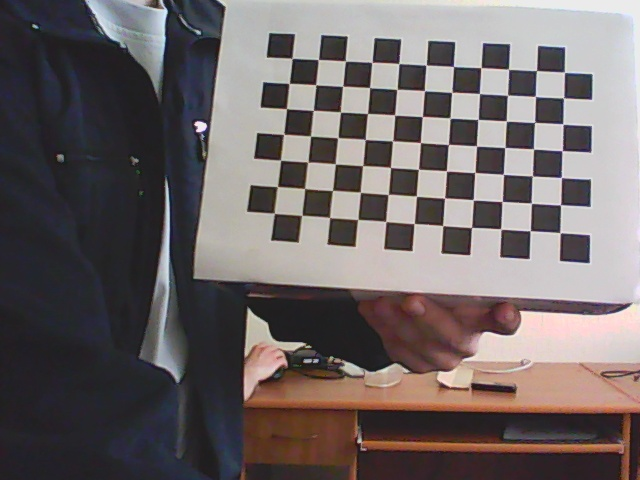
//> input picture ocv/photos/left1.jpg, 640 x 480 px
$ ./rect   (built with g++ and OpenCV 4)
//> lines starting //> are read from the running program, lines starting //| are printed output that depends on the picture
/* This is sample from the OpenCV book. The copyright notice is below */

/* *************** License:**************************
   Oct. 3, 2008
   Right to use this code in any way you want without warranty, support or any guarantee of it working.

   BOOK: It would be nice if you cited it:
   Learning OpenCV: Computer Vision with the OpenCV Library
     by Gary Bradski and Adrian Kaehler
     Published by O'Reilly Media, October 3, 2008

   AVAILABLE AT:
     http://www.amazon.com/Learning-OpenCV-Computer-Vision-Library/dp/0596516134
     Or: http://oreilly.com/catalog/9780596516130/
     ISBN-10: 0596516134 or: ISBN-13: 978-0596516130

   OTHER OPENCV SITES:
   * The source code is on sourceforge at:
     http://sourceforge.net/projects/opencvlibrary/
   * The OpenCV wiki page (As of Oct 1, 2008 this is down for changing over servers, but should come back):
     http://opencvlibrary.sourceforge.net/
   * An active user group is at:
     http://tech.groups.yahoo.com/group/OpenCV/
   * The minutes of weekly OpenCV development meetings are at:
     http://code.opencv.org/projects/opencv/wiki/Meeting_notes
   ************************************************** */

#include "opencv2/calib3d/calib3d.hpp"
#include "opencv2/highgui/highgui.hpp"
#include "opencv2/imgproc/imgproc.hpp"

#include <vector>
#include <string>
#include <algorithm>
#include <iostream>
#include <iterator>
#include <stdio.h>
#include <stdlib.h>
#include <ctype.h>

/*
using namespace cv;
using namespace std;

static int print_help()
{
    cout <<
            " Given a list of chessboard images, the number of corners (nx, ny)\n"
            " on the chessboards, and a flag: useCalibrated for \n"
            "   calibrated (0) or\n"
            "   uncalibrated \n"
            "     (1: use cvStereoCalibrate(), 2: compute fundamental\n"
            "         matrix separately) stereo. \n"
            " Calibrate the cameras and display the\n"
            " rectified results along with the computed disparity images.   \n" << endl;
    return 0;
}


static void
StereoCalib(const vector<string>& imagelist, Size boardSize, bool useCalibrated=true, bool showRectified=true)
{
    if( imagelist.size() % 2 != 0 )
    {
        cout << "Error: the image list contains odd (non-even) number of elements\n";
        return;
    }

    bool displayCorners = false;
    const int maxScale = 2;
    const float squareSize = 1.f;  // Set this to your actual square size
    // ARRAY AND VECTOR STORAGE:

    vector<vector<Point2f> > imagePoints[2];
    vector<vector<Point3f> > objectPoints;
    Size imageSize;

    int i, j, k, nimages = (int)imagelist.size()/2;

    imagePoints[0].resize(nimages);
    imagePoints[1].resize(nimages);
    vector<string> goodImageList;

    for( i = j = 0; i < nimages; i++ )
    {
        for( k = 0; k < 2; k++ )
        {
            const string& filename = imagelist[i*2+k];
            Mat img = imread(filename, 0);
            if(img.empty())
                break;
            if( imageSize == Size() )
                imageSize = img.size();
            else if( img.size() != imageSize )
            {
                cout << "The image " << filename << " has the size different from the first image size. Skipping the pair\n";
                break;
            }
            bool found = false;
            vector<Point2f>& corners = imagePoints[k][j];
            for( int scale = 1; scale <= maxScale; scale++ )
            {
                Mat timg;
                if( scale == 1 )
                    timg = img;
                else
                    resize(img, timg, Size(), scale, scale);
                found = findChessboardCorners(timg, boardSize, corners,
                    CV_CALIB_CB_ADAPTIVE_THRESH | CV_CALIB_CB_NORMALIZE_IMAGE);
                if( found )
                {
                    if( scale > 1 )
                    {
                        Mat cornersMat(corners);
                        cornersMat *= 1./scale;
                    }
                    break;
                }
            }
            if( displayCorners )
            {
                cout << filename << endl;
                Mat cimg, cimg1;
                cvtColor(img, cimg, CV_GRAY2BGR);
                drawChessboardCorners(cimg, boardSize, corners, found);
                double sf = 640./MAX(img.rows, img.cols);
                resize(cimg, cimg1, Size(), sf, sf);
                imshow("corners", cimg1);
                char c = (char)waitKey(500);
                if( c == 27 || c == 'q' || c == 'Q' ) //Allow ESC to quit
                    exit(-1);
            }
            else
                putchar('.');
            if( !found )
                break;
            cornerSubPix(img, corners, Size(11,11), Size(-1,-1),
                         TermCriteria(CV_TERMCRIT_ITER+CV_TERMCRIT_EPS,
                                      30, 0.01));
        }
        if( k == 2 )
        {
            goodImageList.push_back(imagelist[i*2]);
            goodImageList.push_back(imagelist[i*2+1]);
            j++;
        }
    }
    cout << j << " pairs have been successfully detected.\n";
    nimages = j;
    if( nimages < 2 )
    {
        cout << "Error: too little pairs to run the calibration\n";
        return;
    }

    imagePoints[0].resize(nimages);
    imagePoints[1].resize(nimages);
    objectPoints.resize(nimages);

    for( i = 0; i < nimages; i++ )
    {
        for( j = 0; j < boardSize.height; j++ )
            for( k = 0; k < boardSize.width; k++ )
                objectPoints[i].push_back(Point3f(j*squareSize, k*squareSize, 0));
    }

    cout << "Running stereo calibration ...\n";

    Mat cameraMatrix[2], distCoeffs[2];
    cameraMatrix[0] = Mat::eye(3, 3, CV_64F);
    cameraMatrix[1] = Mat::eye(3, 3, CV_64F);
    Mat R, T, E, F;

    double rms = stereoCalibrate(objectPoints, imagePoints[0], imagePoints[1],
                    cameraMatrix[0], distCoeffs[0],
                    cameraMatrix[1], distCoeffs[1],
                    imageSize, R, T, E, F,
                    TermCriteria(CV_TERMCRIT_ITER+CV_TERMCRIT_EPS, 100, 1e-5),
                    CV_CALIB_FIX_ASPECT_RATIO +
                    CV_CALIB_ZERO_TANGENT_DIST +
                    CV_CALIB_SAME_FOCAL_LENGTH +
                    CV_CALIB_RATIONAL_MODEL +
                    CV_CALIB_FIX_K3 + CV_CALIB_FIX_K4 + CV_CALIB_FIX_K5);
    cout << "done with RMS error=" << rms << endl;

// CALIBRATION QUALITY CHECK
// because the output fundamental matrix implicitly
// includes all the output information,
// we can check the quality of calibration using the
// epipolar geometry constraint: m2^t*F*m1=0
    double err = 0;
    int npoints = 0;
    vector<Vec3f> lines[2];
    for( i = 0; i < nimages; i++ )
    {
        int npt = (int)imagePoints[0][i].size();
        Mat imgpt[2];
        for( k = 0; k < 2; k++ )
        {
            imgpt[k] = Mat(imagePoints[k][i]);
            undistortPoints(imgpt[k], imgpt[k], cameraMatrix[k], distCoeffs[k], Mat(), cameraMatrix[k]);
            computeCorrespondEpilines(imgpt[k], k+1, F, lines[k]);
        }
        for( j = 0; j < npt; j++ )
        {
            double errij = fabs(imagePoints[0][i][j].x*lines[1][j][0] +
                                imagePoints[0][i][j].y*lines[1][j][1] + lines[1][j][2]) +
                           fabs(imagePoints[1][i][j].x*lines[0][j][0] +
                                imagePoints[1][i][j].y*lines[0][j][1] + lines[0][j][2]);
            err += errij;
        }
        npoints += npt;
    }
    cout << "average reprojection err = " <<  err/npoints << endl;

    // save intrinsic parameters
    FileStorage fs("intrinsics.yml", CV_STORAGE_WRITE);
    if( fs.isOpened() )
    {
        fs << "M1" << cameraMatrix[0] << "D1" << distCoeffs[0] <<
            "M2" << cameraMatrix[1] << "D2" << distCoeffs[1];
        fs.release();
    }
    else
        cout << "Error: can not save the intrinsic parameters\n";

    Mat R1, R2, P1, P2, Q;
    Rect validRoi[2];

    stereoRectify(cameraMatrix[0], distCoeffs[0],
                  cameraMatrix[1], distCoeffs[1],
                  imageSize, R, T, R1, R2, P1, P2, Q,
                  CALIB_ZERO_DISPARITY, 1, imageSize, &validRoi[0], &validRoi[1]);

    fs.open("extrinsics.yml", CV_STORAGE_WRITE);
    if( fs.isOpened() )
    {
        fs << "R" << R << "T" << T << "R1" << R1 << "R2" << R2 << "P1" << P1 << "P2" << P2 << "Q" << Q;
        fs.release();
    }
    else
        cout << "Error: can not save the intrinsic parameters\n";

    // OpenCV can handle left-right
    // or up-down camera arrangements
    bool isVerticalStereo = fabs(P2.at<double>(1, 3)) > fabs(P2.at<double>(0, 3));

// COMPUTE AND DISPLAY RECTIFICATION
    if( !showRectified )
        return;

    Mat rmap[2][2];
// IF BY CALIBRATED (BOUGUET'S METHOD)
    if( useCalibrated )
    {
        // we already computed everything
    }
// OR ELSE HARTLEY'S METHOD
    else
 // use intrinsic parameters of each camera, but
 // compute the rectification transformation directly
 // from the fundamental matrix
    {
        vector<Point2f> allimgpt[2];
        for( k = 0; k < 2; k++ )
        {
            for( i = 0; i < nimages; i++ )
                std::copy(imagePoints[k][i].begin(), imagePoints[k][i].end(), back_inserter(allimgpt[k]));
        }
        F = findFundamentalMat(Mat(allimgpt[0]), Mat(allimgpt[1]), FM_8POINT, 0, 0);
        Mat H1, H2;
        stereoRectifyUncalibrated(Mat(allimgpt[0]), Mat(allimgpt[1]), F, imageSize, H1, H2, 3);

        R1 = cameraMatrix[0].inv()*H1*cameraMatrix[0];
        R2 = cameraMatrix[1].inv()*H2*cameraMatrix[1];
        P1 = cameraMatrix[0];
        P2 = cameraMatrix[1];
    }

    //Precompute maps for cv::remap()
    initUndistortRectifyMap(cameraMatrix[0], distCoeffs[0], R1, P1, imageSize, CV_16SC2, rmap[0][0], rmap[0][1]);
    initUndistortRectifyMap(cameraMatrix[1], distCoeffs[1], R2, P2, imageSize, CV_16SC2, rmap[1][0], rmap[1][1]);

    Mat canvas;
    double sf;
    int w, h;
    if( !isVerticalStereo )
    {
        sf = 600./MAX(imageSize.width, imageSize.height);
        w = cvRound(imageSize.width*sf);
        h = cvRound(imageSize.height*sf);
        canvas.create(h, w*2, CV_8UC3);
    }
    else
    {
        sf = 300./MAX(imageSize.width, imageSize.height);
        w = cvRound(imageSize.width*sf);
        h = cvRound(imageSize.height*sf);
        canvas.create(h*2, w, CV_8UC3);
    }

    for( i = 0; i < nimages; i++ )
    {
        for( k = 0; k < 2; k++ )
        {
            Mat img = imread(goodImageList[i*2+k], 0), rimg, cimg;
            remap(img, rimg, rmap[k][0], rmap[k][1], CV_INTER_LINEAR);
            cvtColor(rimg, cimg, CV_GRAY2BGR);
            Mat canvasPart = !isVerticalStereo ? canvas(Rect(w*k, 0, w, h)) : canvas(Rect(0, h*k, w, h));
            resize(cimg, canvasPart, canvasPart.size(), 0, 0, CV_INTER_AREA);
            if( useCalibrated )
            {
                Rect vroi(cvRound(validRoi[k].x*sf), cvRound(validRoi[k].y*sf),
                          cvRound(validRoi[k].width*sf), cvRound(validRoi[k].height*sf));
                rectangle(canvasPart, vroi, Scalar(0,0,255), 3, 8);
            }
        }

        if( !isVerticalStereo )
            for( j = 0; j < canvas.rows; j += 16 )
                line(canvas, Point(0, j), Point(canvas.cols, j), Scalar(0, 255, 0), 1, 8);
        else
            for( j = 0; j < canvas.cols; j += 16 )
                line(canvas, Point(j, 0), Point(j, canvas.rows), Scalar(0, 255, 0), 1, 8);
        imshow("rectified", canvas);
        char c = (char)waitKey();
        if( c == 27 || c == 'q' || c == 'Q' )
            break;
    }
}


static bool readStringList( const string& filename, vector<string>& l )
{
    l.resize(0);
    FileStorage fs(filename, FileStorage::READ);
    if( !fs.isOpened() )
        return false;
    FileNode n = fs.getFirstTopLevelNode();
    if( n.type() != FileNode::SEQ )
        return false;
    FileNodeIterator it = n.begin(), it_end = n.end();
    for( ; it != it_end; ++it )
        l.push_back((string)*it);
    return true;
}

int main(int argc, char** argv)
{
    Size boardSize;
    string imagelistfn;
    bool showRectified = true;

    for( int i = 1; i < argc; i++ )
    {
        if( string(argv[i]) == "-w" )
        {
            if( sscanf(argv[++i], "%d", &boardSize.width) != 1 || boardSize.width <= 0 )
            {
                cout << "invalid board width" << endl;
                return print_help();
            }
        }
        else if( string(argv[i]) == "-h" )
        {
            if( sscanf(argv[++i], "%d", &boardSize.height) != 1 || boardSize.height <= 0 )
            {
                cout << "invalid board height" << endl;
                return print_help();
            }
        }
        else if( string(argv[i]) == "-nr" )
            showRectified = false;
        else if( string(argv[i]) == "--help" )
            return print_help();
        else if( argv[i][0] == '-' )
        {
            cout << "invalid option " << argv[i] << endl;
            return 0;
        }
        else
            imagelistfn = argv[i];
    }

    if( imagelistfn == "" )
    {
        imagelistfn = "stereo_calib.xml";
        //boardSize = Size(9, 6);
        boardSize = Size(11, 7);
    }
    else if( boardSize.width <= 0 || boardSize.height <= 0 )
    {
        cout << "if you specified XML file with chessboards, you should also specify the board width and height (-w and -h options)" << endl;
        return 0;
    }

    vector<string> imagelist;
    bool ok = readStringList(imagelistfn, imagelist);
    if(!ok || imagelist.empty())
    {
        cout << "can not open " << imagelistfn << " or the string list is empty" << endl;
        return print_help();
    }

    StereoCalib(imagelist, boardSize, true, showRectified);
    return 0;
}
*/

int main(int argc, char** argv)
{
    cv::FileStorage fsi("intrinsics.yml", cv::FileStorage::READ);
    cv::Mat cameraMatrix[2], distCoeffs[2];
    fsi["M1"] >> cameraMatrix[0];
    fsi["M2"] >> cameraMatrix[1];
    fsi["D1"] >> distCoeffs[0];
    fsi["D2"] >> distCoeffs[1];
    cv::FileStorage fse("extrinsics.yml", cv::FileStorage::READ);
    cv::Mat R, T, E, F;
    cv::Mat R1, R2, P1, P2, Q;
    fse["R"] >> R;
    fse["T"] >> T;
    fse["Q"] >> Q;
    fse["R1"] >> R1;
    fse["R2"] >> R2;
    fse["P1"] >> P1;
    fse["P2"] >> P2;
    cv::Size imageSize(640, 480);
    cv::Mat rmap[2][2];
    cv::initUndistortRectifyMap(cameraMatrix[0], distCoeffs[0], R1, P1, imageSize, CV_16SC2, rmap[0][0], rmap[0][1]);
    cv::initUndistortRectifyMap(cameraMatrix[1], distCoeffs[1], R2, P2, imageSize, CV_16SC2, rmap[1][0], rmap[1][1]);
    cv::Mat img = cv::imread("left1.jpg", 0), rimg, cimg;
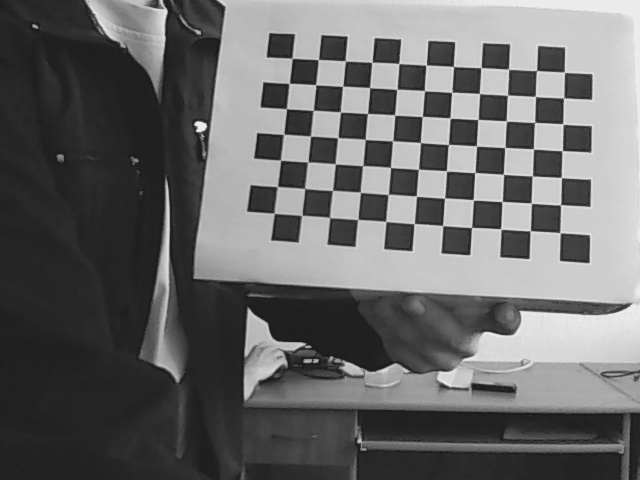
//> img: 480 rows x 640 cols, CV_8UC1; min 23, max 241, mean 104.6
    cv::remap(img, rimg, rmap[0][0], rmap[0][1], CV_INTER_LINEAR);
//> rimg: 480 rows x 640 cols, CV_8UC1; every value is 0
    cv::cvtColor(rimg, cimg, CV_GRAY2BGR);
//> cimg: 480 rows x 640 cols, CV_8UC3; every value is 0
    cv::imshow("l", cimg);
    cv::imwrite("l.jpg", cimg);
    img = cv::imread("right1.jpg", 0);
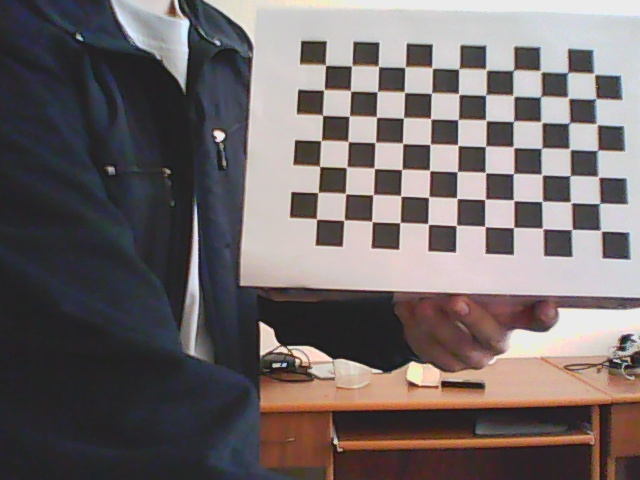
//> input picture ocv/photos/right1.jpg, 640 x 480 px
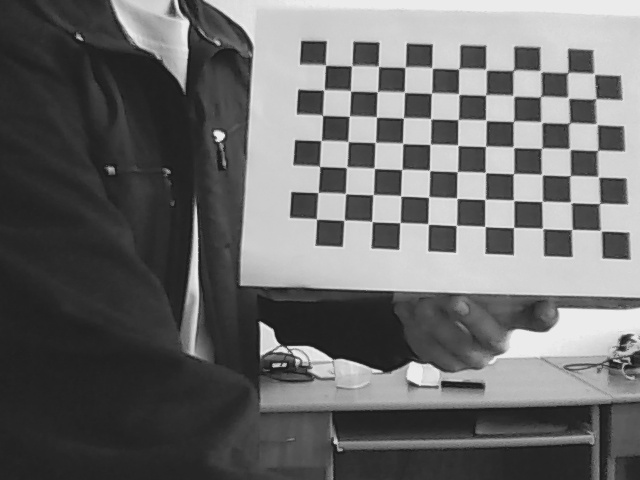
//> img: 480 rows x 640 cols, CV_8UC1; min 24, max 240, mean 107.1
    cv::remap(img, rimg, rmap[0][0], rmap[0][1], CV_INTER_LINEAR);
    cv::cvtColor(rimg, cimg, CV_GRAY2BGR);
    cv::imshow("r", cimg);
    cv::imwrite("r.jpg", cimg);
    cv::waitKey();

    //std::cout<<rmap[0][0];
    //std::cout<<rmap[0][1];
    return 0;
}
        //fs << "R" << R << "T" << T << "R1" << R1 << "R2" << R2 << "P1" << P1 << "P2" << P2 << "Q" << Q;
